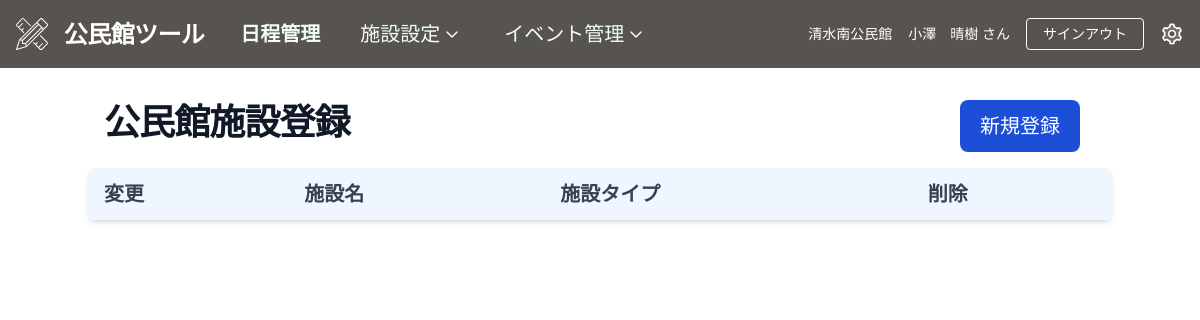
The page /event_manager/room (signed in) on the database as committed earlier.
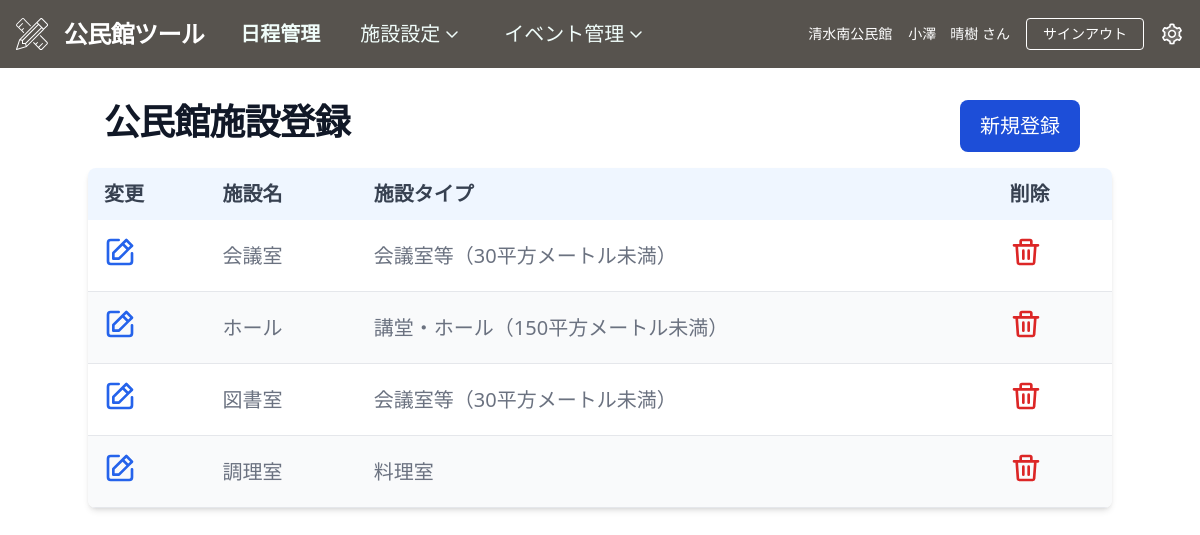
The same page on the database as committed later.
### accounts/models.py (models this page shows, shortened)
class User(AbstractBaseUser, PermissionsMixin):
    login_user = models.CharField(
        verbose_name=_("login user"),
        unique=True,
        max_length=64,
    )
    email = models.EmailField(
        verbose_name=_("email"),
    )
    name = models.CharField(
        verbose_name=_("name"),
        max_length=150,
        null=True,
        blank=False
    )
    public_hall = models.ForeignKey(
         PublicHall,
         on_delete=models.CASCADE,
         null=True,
         blank=True,
    )
    is_superuser = models.BooleanField(
        verbose_name=_("is_superuer"),
        default=False
    )
    is_staff = models.BooleanField(
        verbose_name=_('staff status'),
        default=False,
    )
    is_active = models.BooleanField(
        verbose_name=_('active'),
        default=True,
    )
    created_at = models.DateTimeField(
        verbose_name=_("created_at"),
        auto_now_add=True
    )
    updated_at = models.DateTimeField(
        verbose_name=_("updateded_at"),
        auto_now=True
    )
    objects = UserManager()
    USERNAME_FIELD = 'login_user' # ログイン時、ユーザー名の代わりにlogin_userを使用
    REQUIRED_FIELDS = ['email']  # スーパーユーザー作成時にemailも設定する

class PublicHall(models.Model):
	number = models.DecimalField('公民館No.',primary_key=True, unique=True,max_digits=4, decimal_places=0)
	name = models.CharField('公民館名', max_length=32)
	email = models.EmailField('メールアドレス', max_length=128)
	tel = models.CharField('電話番号', max_length=16)
	director = models.CharField('館長', max_length=32)
	def __str__(self):
		return self.name

### event_manager/models.py (models this page shows, shortened)
class Room(models.Model):
	name = models.CharField('利用施設名', max_length=64, blank=False)
	type = models.ForeignKey(UsageFee, null=True,on_delete=models.CASCADE)
	public_hall = models.ForeignKey(PublicHall,on_delete=models.CASCADE)

### common/models.py (models this page shows)
class UsageFee(models.Model):
	type = models.CharField('施設種類', max_length=64, blank=False)
	time_fee_1 = models.DecimalField('使用料金（午前）',max_digits=8,decimal_places=0,null=False)
	time_fee_2 = models.DecimalField('使用料金（午後）',max_digits=8,decimal_places=0,null=False)
	time_fee_3 = models.DecimalField('使用料金（夜間）',max_digits=8,decimal_places=0,null=False)
	time_fee_1_with_air = models.DecimalField('使用料金（午前）冷暖房',max_digits=8,decimal_places=0,null=False)
	time_fee_2_with_air = models.DecimalField('使用料金（午後）冷暖房',max_digits=8,decimal_places=0,null=False)
	time_fee_3_with_air = models.DecimalField('使用料金（夜間）冷暖房',max_digits=8,decimal_places=0,null=False)
	def __str__(self):
		return self.type

### event_manager/views.py (the view)
# urls.py: path('room', views.RoomListView.as_view(), name="room"),
class RoomListView(LoginRequiredMixin, ListView):
    template_name = "event_manager/room.html"
    model = Room
    def get_queryset(self):
        current_public_hall = self.request.user.public_hall  # ログイン中の公民館を取得
        if current_public_hall:
            queryset = Room.objects.filter(
                public_hall=current_public_hall).all()
        return queryset
    def get_context_data(self):
        context = super().get_context_data()
        context['page_title'] = '公民館施設登録'
        context['form'] = RoomForm()    # Create Modal画面
        context['form_update'] = RoomUpdateForm()    # Update Modal画面
        context['form_delete'] = RoomDeleteForm()    # Delete Modal画面
        return context

### templates/event_manager/room.html (shortened to what this page needs)
{% extends 'base_calendar.html' %}
{%block content %}
<div id="content">
	<section class="bg-white">
		<div class="flex flex-row py-4 px-4 mx-auto items-center justify-between">
			<h1 class="mb-2 text-4xl font-extrabold tracking-tight leading-none text-gray-900">
				{{ page_title }}
			</h1>
			<div class="space-y-2 mr-4">
				<button type="button" data-modal-target="#create-modal" data-modal-toggle="authentication-modal"
					data-modal-id="0"
					class="modal-open-button inline-flex justify-center items-center py-3 px-5 text-xl font-medium text-center text-white rounded-lg bg-blue-700 hover:bg-blue-800 focus:ring-4 focus:ring-blue-300">
					新規登録
				</button>
			</div>
		</div>
	</section>
	<div class="relative overflow-x-auto shadow-md sm:rounded-lg">
		<table class="w-full text-xl text-left rtl:text-right text-gray-500">
			<thead class="text-gray-700 uppercase bg-blue-50">
				<tr>
					<th scope="col" class="px-4 py-3">変更</th>
					<th scope="col" class="px-4 py-3">施設名</th>
					<th scope="col" class="px-4 py-3">施設タイプ</th>
					<th scope="col" class="px-4 py-3">削除</th>
				</tr>
			</thead>
			<tbody>
				{% for object in object_list %}
				<tr class="odd:bg-white even:bg-gray-50 border-b">
					<td class="px-4 py-4">
						<button type="button" class="modal-open-button font-medium text-blue-600"
							data-modal-hide="authentication-modal" data-modal-target="#update-modal"
							data-modal-id={{object.pk}}>
							<a href="#" class=" hover:underline">
							</a>
					</td>
					<td class="px-4 py-4">{{ object.name }}</td>
					<td class="px-4 py-4">{{ object.type }}</td>
					<td class="px-4 py-4">
						<button type="button" class="modal-open-button font-medium text-red-600"
							data-modal-hide="authentication-modal" data-modal-target="#delete-modal"
							data-modal-id={{object.pk}}>
						</button>
					</td>
				</tr>
				{% endfor %}
			</tbody>
		</table>
	</div>
</div>
{% endblock %}

### templates/base_calendar.html (shortened to what this page needs)
{% load static %}
<!DOCTYPE html>
<html lang="ja">
<head>
	<link href="{% static 'css/styles.css' %}" rel="stylesheet" />
</head>
<body>
	<nav class="flex flex-row items-center justify-between bg-stone-600 p-4">
		<div class="flex items-center flex-row text-white mr-6">
			<a href="{% url 'common:index' %}">
				<span class="font-semibold text-2xl tracking-tight mr-4">公民館ツール</span>
			</a>
			<a href="{% url 'event_manager:calendar' %}">
				<span class="font-semibold text-xl text-teal-50 hover:text-white px-5 py-1">日程管理</span>
			</a>
			<button type="button" data-dropdown-toggle="dropdownAccounting"
				class="dropdownbutton text-xl text-teal-50 hover:text-white font-medium rounded-lg px-5 py-1 text-center inline-flex items-center">
				施設設定
				<svg xmlns="http://www.w3.org/2000/svg" width="24" height="24" viewBox="0 0 24 24">
					<path fill="none" stroke="currentColor" stroke-linecap="round" stroke-linejoin="round"
						stroke-width="1.5" d="m7 10l5 5l5-5" />
				</svg>
			</button>
			<button type="button" data-dropdown-toggle="dropdownSupplier"
				class="dropdownbutton text-xl text-teal-50 hover:text-white font-medium rounded-lg px-5 py-1 text-center inline-flex items-center">
				イベント管理
				<svg xmlns="http://www.w3.org/2000/svg" width="24" height="24" viewBox="0 0 24 24">
					<path fill="none" stroke="currentColor" stroke-linecap="round" stroke-linejoin="round"
						stroke-width="1.5" d="m7 10l5 5l5-5" />
				</svg>
			</button>
		</div>
		<div class="flex flex-row items-center justify-end">
			<div class="text-white text-sm mr-4">
				{{ user.public_hall.name }}公民館
			</div>
			<div class="text-white text-sm mr-4">{{ user.name }} さん</div>
			<form action="{% url 'accounts:logout' %}" method="post" name="logout">
				<button type="submit"
					class="inline-block text-sm px-4 py-2 leading-none border rounded text-white border-white hover:border-transparent hover:text-teal-500 hover:bg-white mt-4 lg:mt-0">
					サインアウト
				</button>
			</form>
			<div class="ml-4 text-white">
				<a href="{% url 'common:settings' %}">
				</a>
			</div>
		</div>
	</nav>
	<div class="container mx-auto text-center mt-4">
		{% block content %} {% endblock %}
	</div>
</body>
</html>

Rows that differ between the two databases and show on the page:
added Room: name "会議室", type "会議室等（30平方メートル未満）"
added Room: name "ホール", type "講堂・ホール（150平方メートル未満）"
added Room: name "図書室", type "会議室等（30平方メートル未満）"
added Room: name "調理室", type "料理室"
